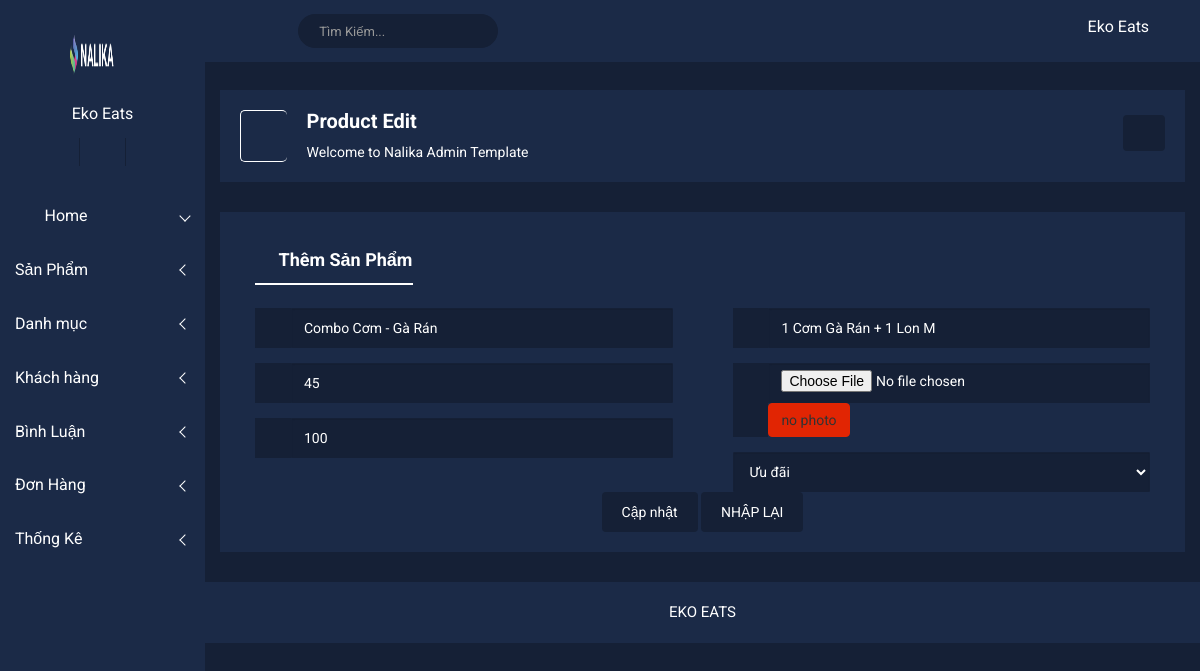
The app's page /admin/index.php?act=suasp&id=5 with its own data.
### tables this page shows
CREATE TABLE `sanpham` (
  `id` int NOT NULL,
  `name` varchar(255) NOT NULL,
  `price` double(10,2) NOT NULL DEFAULT '0.00',
  `img` varchar(255) NOT NULL,
  `soluong` int NOT NULL,
  `iddm` int NOT NULL,
  `mota` varchar(22) NOT NULL
);

### model/pdo.php (called while the page is built, shortened)
<?php
function pdo_get_connection(){
    $dburl = "mysql:host=localhost;dbname=duanmau25;charset=utf8";
    $username = 'root';
    $password = '';
    $conn = new PDO($dburl, $username, $password);
    $conn->setAttribute(PDO::ATTR_ERRMODE, PDO::ERRMODE_EXCEPTION);
    return $conn;
}
function pdo_query($sql){
    $sql_args = array_slice(func_get_args(), 1);
    try{
        $conn = pdo_get_connection();
        $stmt = $conn->prepare($sql);
        $stmt->execute($sql_args);
        $rows = $stmt->fetchAll();
        return $rows;
    }
    catch(PDOException $e){
        throw $e;
    }
    finally{
        unset($conn);
    }
}
function pdo_query_one($sql){
    $sql_args = array_slice(func_get_args(), 1);
    try{
        $conn = pdo_get_connection();
        $stmt = $conn->prepare($sql);
        $stmt->execute($sql_args);
        $row = $stmt->fetch(PDO::FETCH_ASSOC);
        return $row;
    }
    catch(PDOException $e){
        throw $e;
    }
    finally{
        unset($conn);
    }
}

### model/sanpham.php (called while the page is built, shortened)
<?php
function loadone_sp($id){
    $sql= "SELECT * FROM sanpham WHERE id=".$id;
    $listsp=pdo_query_one($sql);
    return $listsp;
}

### model/danhmuc.php (called while the page is built, shortened)
<?php
function loadall_dm(){
    $sql="SELECT * FROM danhmuc order by id asc";
    $listdm = pdo_query($sql);
    return $listdm;
}
?>

### admin/sanpham/update.php (the view, shortened to what this page needs)
<?php
if (is_array($sanpham)) {
    extract($sanpham);
}
 $img="../upload/".$img;
 if (is_file($img)) {
    $img="<img src='".$img."' width=50 height='50'>";
}else{
    $img="no photo";
}
?>
<div class="breadcome-area">
                <div class="container-fluid">
                    <div class="row">
                        <div class="col-lg-12 col-md-12 col-sm-12 col-xs-12">
                            <div class="breadcome-list">
                                <div class="row">
                                    <div class="col-lg-6 col-md-6 col-sm-6 col-xs-6">
                                        <div class="breadcomb-wp">
											<div class="breadcomb-icon">
												<i class="icon nalika-home"></i>
											</div>
											<div class="breadcomb-ctn">
												<h2>Product Edit</h2>
												<p>Welcome to Nalika <span class="bread-ntd">Admin Template</span></p>
											</div>
										</div>
                                    </div>
                                    <div class="col-lg-6 col-md-6 col-sm-6 col-xs-6">
                                        <div class="breadcomb-report">
											<button data-toggle="tooltip" data-placement="left" title="Download Report" class="btn"><i class="icon nalika-download"></i></button>
										</div>
                                    </div>
                                </div>
                            </div>
                        </div>
                    </div>
                </div>
            </div>
        </div>
        <div class="single-product-tab-area mg-b-30">
<div class="single-pro-review-area">
                <div class="container-fluid">
                    <div class="row">
                    <form action="index.php?act=updatesp" method="POST" enctype="multipart/form-data">
                        <div class="col-lg-12 col-md-12 col-sm-12 col-xs-12">
                            <div class="review-tab-pro-inner">
                                <ul id="myTab3" class="tab-review-design">
                                    <li class="active"><a href="#description"><i class="icon nalika-edit" aria-hidden="true"></i> Thêm Sản Phẩm</a></li>
                                </ul>
                                <div id="myTabContent" class="tab-content custom-product-edit">
                                    <div class="product-tab-list tab-pane fade active in" id="description">
                                        <div class="row">
                                            <div class="col-lg-6 col-md-6 col-sm-6 col-xs-12">
                                                <div class="review-content-section">
                                                    <div class="input-group mg-b-pro-edt">
                                                        <span class="input-group-addon"><i class="icon nalika-edit" aria-hidden="true"></i></span>
                                                        <input type="text" class="form-control" name="tensp" placeholder="Tên Sản Phẩm" value="<?=$sanpham['name']?>">
                                                    </div>
                                                    <div class="input-group mg-b-pro-edt">
                                                        <span class="input-group-addon"><i class="fa fa-usd" aria-hidden="true"></i></span>
                                                        <input type="text" class="form-control" name="price" placeholder="Giá" value="<?=$sanpham['price']?>">
                                                    </div>
                                                    <div class="input-group mg-b-pro-edt">
                                                        <span class="input-group-addon"><i class="icon nalika-favorites" aria-hidden="true"></i></span>
                                                        <input type="text" class="form-control" name="soluong" placeholder="Số Lượng" value="<?=$sanpham['soluong']?>">
                                                    </div>
                                                </div>
                                            </div>
                                            <div class="col-lg-6 col-md-6 col-sm-6 col-xs-12">
                                                <div class="review-content-section">
                                                    <div class="input-group mg-b-pro-edt">
                                                        <span class="input-group-addon"><i class="icon nalika-favorites-button" aria-hidden="true"></i></span>
                                                        <input type="text" class="form-control" name="motasp" placeholder="Mô Tả" value="<?=$sanpham['mota']?>">
                                                    </div>
                                                     <div class="input-group mg-b-pro-edt">
                                                        <span class="input-group-addon"><i class="icon nalika-like" aria-hidden="true"></i></span>
                                                        <input type="file" class="form-control" name="img" placeholder="anh" ><button type="button" class="btn btn-ctl-bt waves-effect waves-light"><?=$img?></button>
                                                    </div>
															<select name="iddm" class="form-control pro-edt-select form-control-primary">
                                                            <?php
                                                                foreach ($listdm as $dm) {
                                                                extract($dm);
                                                                if($sanpham['iddm']==$dm['id']){
                                                                    echo '<option value="'.$dm['id'].'"selected>'.$name.'</option>';
                                                                } else{
                                                                     echo '<option value="'.$dm['id'].'">'.$name.'</option>';
                                                                }
                                                            }
                                                            ?>
														</select>
                                                </div>
                                            </div>
                                        </div>
                                        <div class="row">
                                            <div class="col-lg-12 col-md-12 col-sm-12 col-xs-12">
                                                <div class="text-center custom-pro-edt-ds">
                                                    <input type="submit" value="Cập nhật" name="capnhat" class="btn btn-ctl-bt waves-effect waves-light m-r-10">
                                                    <input type="reset" value="NHẬP LẠI" class="btn btn-ctl-bt waves-effect waves-light">
                                                </div>
                                            </div>
                                        </div>
                                    </div>
                                </div>
                            </div>
                        </div>
                    </form>
                    </div>
                </div>
            </div>
        </div>

### admin/css/main.css (style rules this page uses)
html { color: #222; font-size: 1em; line-height: 1.4; }

### records on screen
sanpham: tensp "Combo Cơm - Gà Rán", price "45", soluong "100", motasp "1 Cơm Gà Rán + 1 Lon M"

### other values on screen
$img "no photo"
form field iddm "Ưu đãi"
